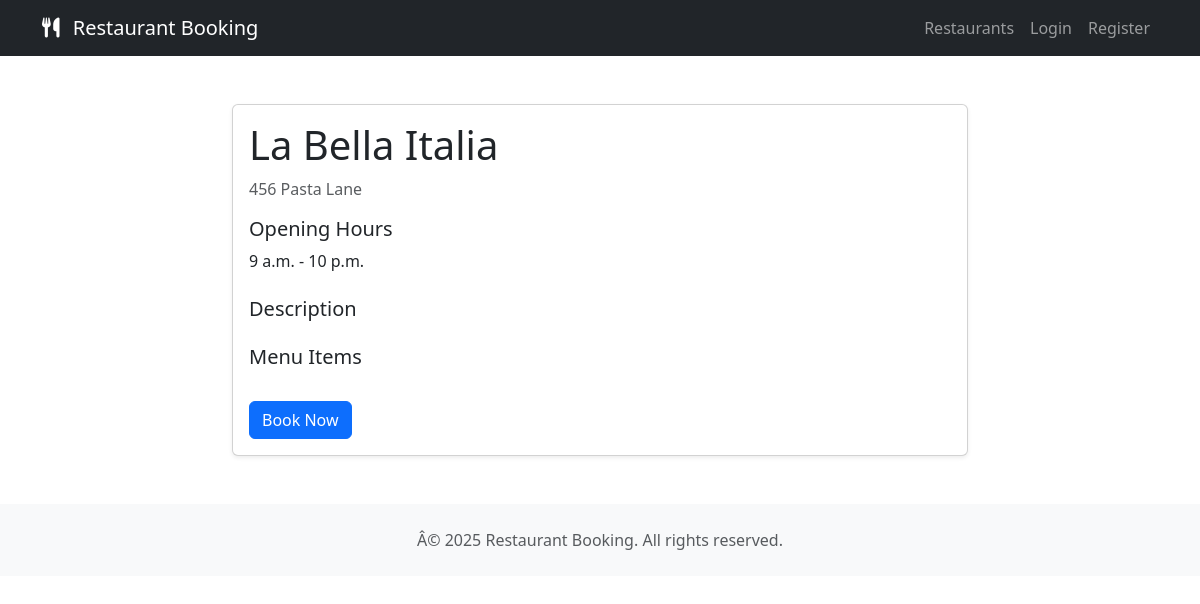
Page /restaurant/6/ on the committed database.
### restaurant/models.py (models this page shows, shortened)
class Restaurant(models.Model):
    name = models.CharField(max_length=100)
    address = models.CharField(max_length=200)
    description = models.TextField(blank=True)
    opening_time = models.TimeField(default=datetime.strptime('09:00', '%H:%M').time())
    closing_time = models.TimeField(default=datetime.strptime('22:00', '%H:%M').time())
    capacity = models.IntegerField(default=50)
    contact_number = models.CharField(max_length=20)
    email = models.EmailField()

### restaurant/views.py (the view)
# urls.py: path('restaurant/<int:restaurant_id>/', views.restaurant_detail, name='restaurant_detail'),
def restaurant_detail(request, restaurant_id):
    print("\n=== Restaurant Detail View Debug ===")
    restaurant = get_object_or_404(Restaurant, id=restaurant_id)
    menu_items = MenuItem.objects.filter(restaurant=restaurant)
    print(f"Showing details for restaurant: {restaurant.name}")
    print(f"Found {menu_items.count()} menu items")
    print("=== End Debug ===\n")
    return render(request, 'restaurant/restaurant_detail.html', {
        'restaurant': restaurant,
        'menu_items': menu_items
    })

### restaurant/templates/restaurant/restaurant_detail.html (shortened to what this page needs)
{% extends "base.html" %}
{% block content %}
<div class="container my-5">
    <div class="row">
        <div class="col-lg-8 mx-auto">
            <div class="card shadow-sm">
                <div class="card-body">
                    <h1 class="card-title">{{ restaurant.name }}</h1>
                    <p class="text-muted">{{ restaurant.address }}</p>
                    <div class="mb-4">
                        <h5>Opening Hours</h5>
                        <p>{{ restaurant.opening_time }} - {{ restaurant.closing_time }}</p>
                    </div>
                    <div class="mb-4">
                        <h5>Description</h5>
                    </div>
                    <div class="mb-4">
                        <h5>Menu Items</h5>
                    </div>
                    <a href="{% url 'book_restaurant' restaurant.id %}" class="btn btn-primary">
                        Book Now
                    </a>
                </div>
            </div>
        </div>
    </div>
</div>
{% endblock %}

### rows in the picture
Restaurant: name "La Bella Italia", address "456 Pasta Lane", opening_time "9 a.m.", closing_time "10 p.m."
